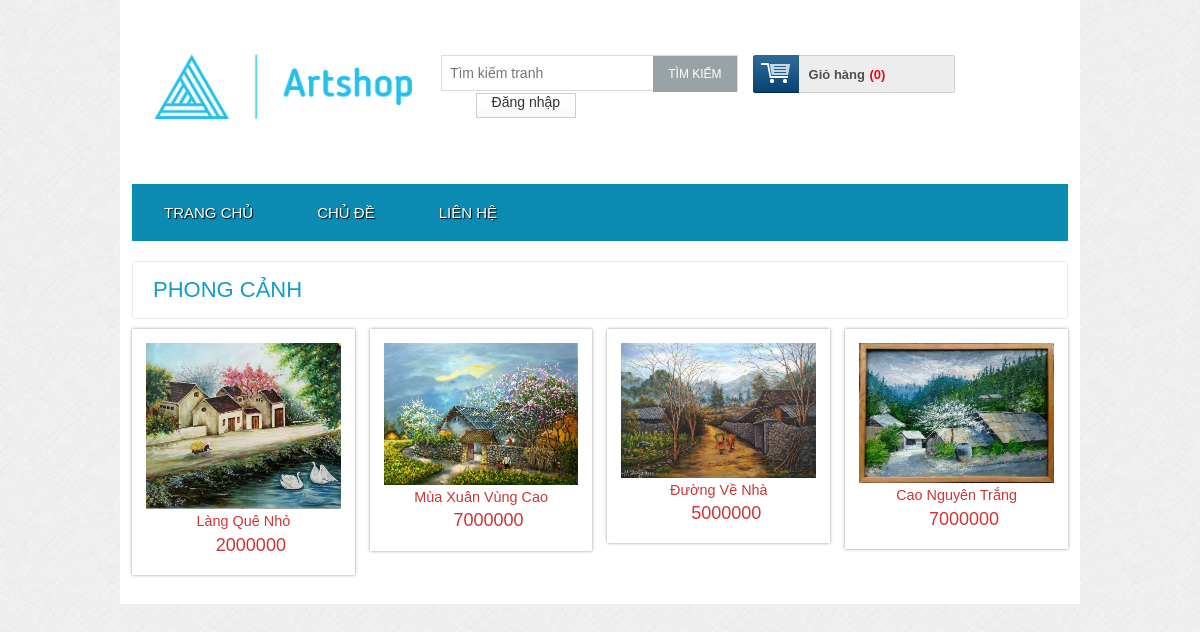
The page /ArtShop/productbycat.php?catID=11 on the database its author committed.
### tables this page shows
CREATE TABLE `table_category` (
  `catID` int(11) NOT NULL,
  `catName` varchar(255) NOT NULL
);

CREATE TABLE `table_product` (
  `productID` int(11) NOT NULL,
  `catID` int(11) NOT NULL,
  `authorID` int(11) NOT NULL,
  `product_desc` text NOT NULL,
  `type` int(11) NOT NULL,
  `price` varchar(255) NOT NULL,
  `image` varchar(255) NOT NULL,
  `productName` varchar(255) NOT NULL
);

### ArtShop/classes/category.php (called while the page is built, shortened)
<?php
	$filepath=realpath(dirname(__FILE__));
	include_once $filepath.'/../lib/database.php';
?>
<?php
class category
{
	public function __construct()
	{
		$this->db=new Database();
	}
	public function getcatbyId($id){
		$query="SELECT *FROM table_category WHERE catID='$id'";
		$result=$this->db->select($query);
		return $result;
	}
}
?>

### ArtShop/lib/database.php (called while the page is built, shortened)
<?php
Class Database{
   public $host   = DB_HOST;
   public $user   = DB_USER;
   public $pass   = DB_PASS;
   public $dbname = DB_NAME;
   public $link;
private function connectDB(){
   $this->link = new mysqli($this->host, $this->user, $this->pass,
    $this->dbname);
 }
public function select($query){
  $result = $this->link->query($query) or
   die($this->link->error.__LINE__);
  if($result->num_rows > 0){
    return $result;
  } else {
    return false;
  }
 }
}

### ArtShop/classes/product.php (called while the page is built, shortened)
<?php
	$filepath=realpath(dirname(__FILE__));
	include_once $filepath.'/../lib/database.php';
?>
<?php
class product
{
	public function __construct()
	{
		$this->db=new Database();
	}
	public function getproduct_by_cate($id){
		$query="SELECT *FROM table_product WHERE catID='$id' order by productID desc LIMIT 4";
		$result=$this->db->select($query);
		return $result;
	}
}
?>

### ArtShop/productbycat.php (the view, shortened to what this page needs)
<?php
	include 'include/header.php' ;
?>
<?php
	 if(!isset($_GET['catID']) || $_GET['catID']==NULL){
        echo "<script> window.loction='details.php'</script>";
    }else {
        $id=$_GET['catID'];
    }
?>
 <div class="main">
    <div class="content">
    	<div class="content_top">
    		<div class="heading">
    		<?php
	      			$get_cate=$cat->getcatbyId($id);
	      			if($get_cate){
	      				while($result=$get_cate->fetch_assoc()){
	      	?>
    		<h3><?php echo $result['catName']?></h3>
    		<?php
	      				}
	      			}
	      	?>
    		</div>
    	</div>
	      <div class="section group">
	      		<?php
	      			$getpro_cate=$product->getproduct_by_cate($id);
	      			if($getpro_cate){
	      				while($result=$getpro_cate->fetch_assoc()){
	      		?>
				<div class="grid_1_of_4 images_1_of_4">
					 <a href="details.php?proID=<?php echo $result['productID']?>"><img src="admin/upload/<?php echo $result['image']?>" alt="" /></a>
					 <h2><?php echo $result['productName']?></h2>
					 <p><span class="price"><?php echo $result['price']?></span></p>
				</div>
				<?php
	      				}
	      			}
	      		?>
			</div>
    </div>
 </div>

### ArtShop/css/style2.css (style rules this page uses)
* { margin:0; padding:0; border:0; font-size:100%; font:inherit; vertical-align:baseline; }
a { text-decoration:none; }
img { max-width:100%; }
body { font-family:Arial, Helvetica, sans-serif; background:url(../images/body_bg3.jpg); }
.section { clear: both; padding: 0px; margin: 0px; }
.group:before, .group:after { content:""; display:table; }
.group:after { clear:both; }
.group { zoom:1; }
.content { padding:20px 0; background:#FFF; }
.content h2 { font-size:23px; color:#6C6C6C; font-family: 'Monda', sans-serif; }
.content_top { padding:15px 20px; border:1px solid #EBE8E8; border-radius:3px; }
.heading { float:left; margin-right:10%; }
.heading h3 { font-family: 'Monda', sans-serif; font-size:22px; color:#119DC7; text-transform:uppercase; }
.grid_1_of_4 { display: block; float:left; margin: 1% 0 1% 1.6%; box-shadow: 0px 0px 3px rgb(150, 150, 150); }
.grid_1_of_4:first-child { margin-left: 0; }
.images_1_of_4 { width: 20.8%; padding:1.5%; text-align:center; position:relative; }
.images_1_of_4 img { max-width:100%; }
.images_1_of_4 h2 { color: #CC3636; font-family: 'Monda', sans-serif; font-size:0.9em; font-weight : normal; }
.images_1_of_4 p { font-size:0.8125em; padding:0.4em 0; color: #333; }
.images_1_of_4 p span.price { font-size:18px; font-family: 'Monda', sans-serif; color: #CC3636; margin-left:15px; }

### rows shown on the page
table_category: catName "PHONG CẢNH"
table_product: image (picture), productName "Làng Quê Nhỏ", price "2000000"
table_product: image (picture), productName "Mùa Xuân Vùng Cao", price "7000000"
table_product: image (picture), productName "Đường Về Nhà", price "5000000"
table_product: image (picture), productName "Cao Nguyên Trắng", price "7000000"
